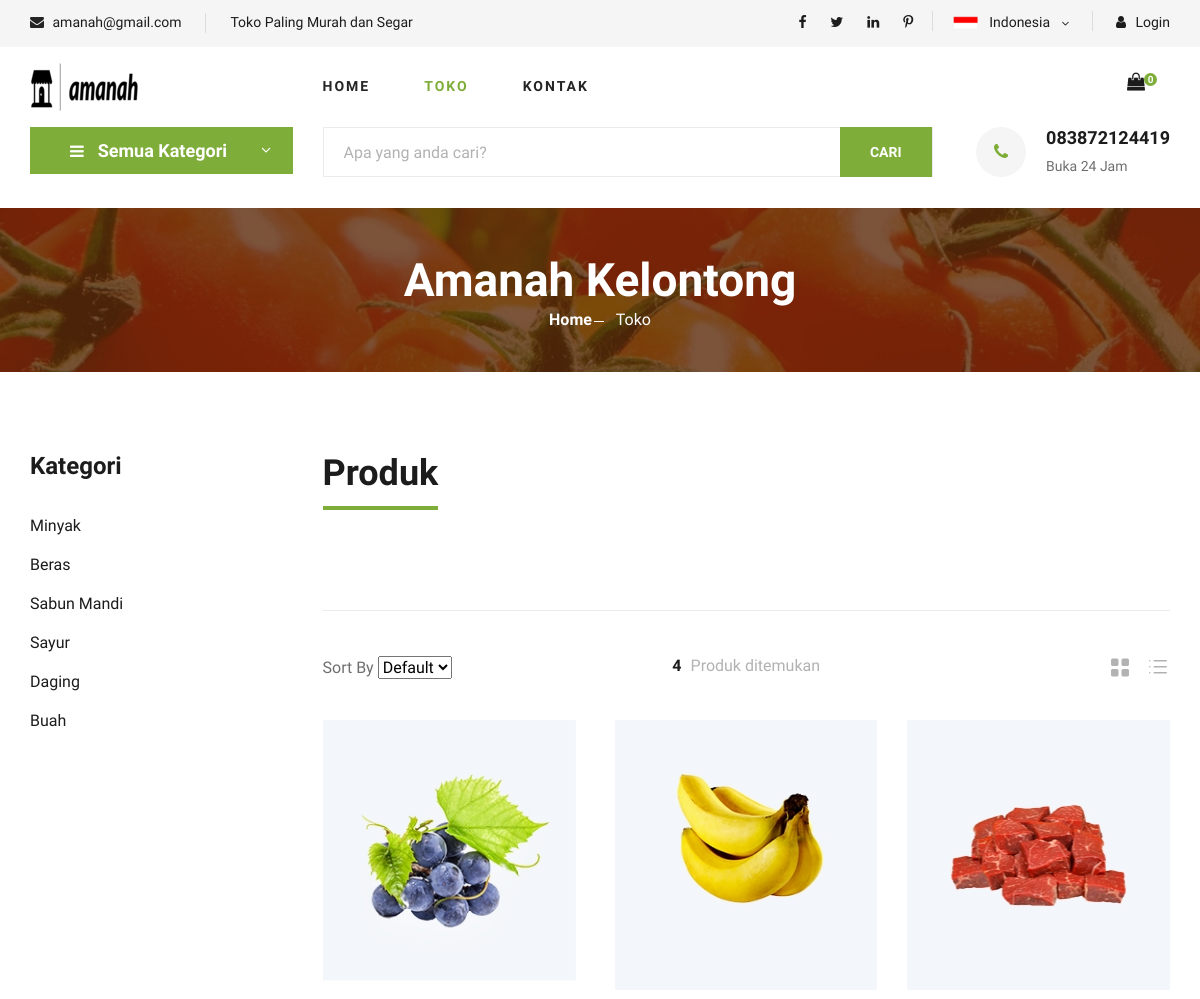
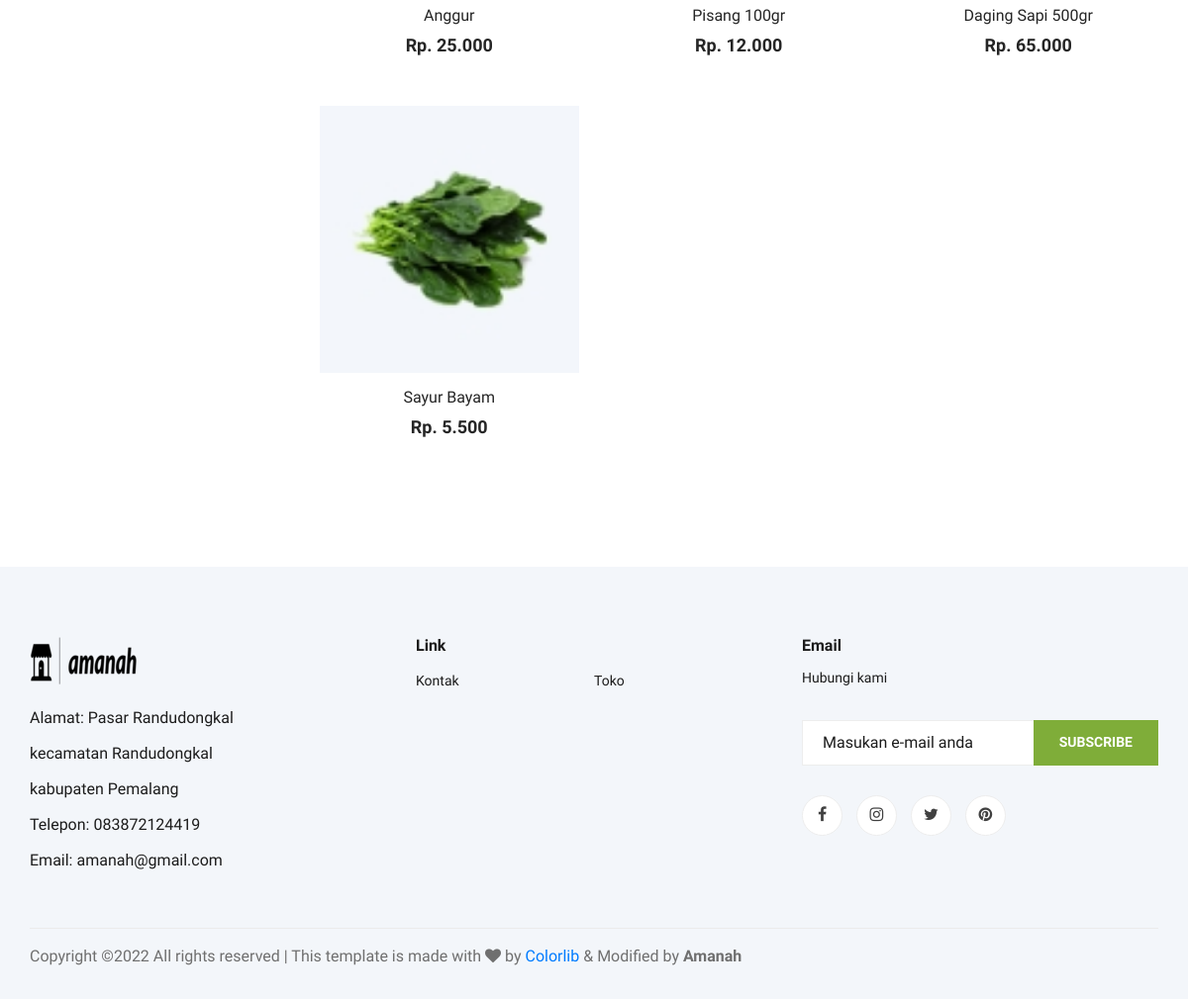
Screenshot of /index.php/toko with the database file from the repository (2 pictures, top to bottom).
### tables this page shows
CREATE TABLE `categories` (
  `cId` int(11) NOT NULL,
  `cName` varchar(200) NOT NULL,
  `cStatus` int(11) NOT NULL,
  `cDate` datetime NOT NULL,
  `adminId` int(11) NOT NULL
);

CREATE TABLE `products` (
  `pId` int(11) NOT NULL,
  `pName` varchar(200) NOT NULL,
  `pStatus` int(11) NOT NULL,
  `pDate` datetime NOT NULL,
  `categoryId` int(11) NOT NULL,
  `adminId` int(11) NOT NULL,
  `pDp` varchar(200) DEFAULT NULL,
  `harga` int(100) NOT NULL,
  `stok` int(11) NOT NULL
);

### application/controllers/Toko.php (called while the page is built, shortened)
<?php
class Toko extends CI_Controller {
	public function __construct()
		{
			$this->load->model('M_user');
		}
	public function index()
	{
		$data['getKategori']= $this->M_user->getKategori();
		$data['getProduk']  = $this->M_user->getProduk();
		$this->load->view('user/header');
		$this->load->view('user/topbar', $data);
		$this->load->view('user/toko', $data);
		$this->load->view('user/footer');
	}
}

### index.php (called while the page is built, shortened)
<?php
require_once BASEPATH.'core/CodeIgniter.php';

### application/models/M_user.php (called while the page is built, shortened)
<?php
    class M_user extends CI_Model{
        public function getKategori()
        {
            return $this->db->get('categories')->result();
        }
        public function getProduk()
        {
            $this->db->select('*');
            $this->db->from('products');
            $this->db->join('categories', 'cId=categoryId');
            $this->db->order_by('pId', 'desc');
            $this->db->limit('5');
            $query = $this->db->get();
            return $query->result();
        }
    }

### application/views/user/toko.php (the view, shortened to what this page needs)
    <section class="hero hero-normal">
        <div class="container">
            <div class="row">
                <div class="col-lg-3">
                    <div class="hero__categories">
                        <div class="hero__categories__all">
                            <i class="fa fa-bars"></i>
                            <span>Semua Kategori</span>
                        </div>
                    </div>
                </div>
                <div class="col-lg-9">
                    <div class="hero__search">
                        <div class="hero__search__form">
                            <form action="<?php echo base_url('toko/search') ?>" method="POST">
                                <input type="text" name="search" placeholder="Apa yang anda cari?">
                                <button type="submit" class="site-btn">CARI</button>
                            </form>
                        </div>
                        <div class="hero__search__phone">
                            <div class="hero__search__phone__icon">
                                <a href="https://api.whatsapp.com/send?phone=083872124419" target="blank" style="color: #7fad39;"><i class="fa fa-phone"></i></a>
                            </div>
                            <div class="hero__search__phone__text">
                                <h5>083872124419</h5>
                                <span>Buka 24 Jam</span>
                            </div>
                        </div>
                    </div>
                </div>
            </div>
        </div>
    </section>
<section class="breadcrumb-section set-bg" data-setbg="<?php echo base_url('assets/img/breadcrumb.jpg') ?>">
        <div class="container">
            <div class="row">
                <div class="col-lg-12 text-center">
                    <div class="breadcrumb__text">
                        <h2>Amanah Kelontong</h2>
                        <div class="breadcrumb__option">
                            <a href="./index.html">Home</a>
                            <span>Toko</span>
                        </div>
                    </div>
                </div>
            </div>
        </div>
    </section>
    <section class="product spad">
        <div class="container">
            <div class="row">
                <div class="col-lg-3 col-md-5">
                    <div class="sidebar">
                        <div class="sidebar__item">
                            <h4>Kategori</h4>
                            <ul>
                                <?php foreach($getKategori as $get) { ?>
                                    <li><a href="<?php echo base_url('toko/pencarian/').$get->cId ?>"><?php echo $get->cName ?></a></li>
                                <?php } ?>
                            </ul>
                        </div>
                    </div>
                </div>
                <div class="col-lg-9 col-md-7">
                    <div class="product__discount">
                        <div class="section-title product__discount__title">
                            <h2>Produk</h2>
                        </div>
                    </div>
                    <div class="filter__item">
                        <div class="row">
                            <div class="col-lg-4 col-md-5">
                                <div class="filter__sort">
                                    <span>Sort By</span>
                                    <select>
                                        <option value="0">Default</option>
                                    </select>
                                </div>
                            </div>
                            <div class="col-lg-4 col-md-4">
                                <div class="filter__found">
                                    <h6><span>
                                        <?php
                                            if(isset($getProduk))
                                                echo count($getProduk);
                                            elseif(isset($getProdukKategori))
                                                echo count($getProdukKategori);
                                            elseif(isset($getProdukSearch))
                                                echo count($getProdukSearch);
                                            else
                                                echo "0";
                                        ?>
                                    </span> Produk ditemukan</h6>
                                </div>
                            </div>
                            <div class="col-lg-4 col-md-3">
                                <div class="filter__option">
                                    <span class="icon_grid-2x2"></span>
                                    <span class="icon_ul"></span>
                                </div>
                            </div>
                        </div>
                    </div>
                    <div class="row">
                        <?php if(isset($getProduk)) { ?>
                            <?php foreach($getProduk as $produk) { ?>
                                <div class="col-lg-4 col-md-6 col-sm-6">
                                    <div class="product__item">
                                        <div class="product__item__pic set-bg" data-setbg="<?php echo base_url('assets/upload/produk/').$produk->pDp ?>">
                                        </div>
                                        <div class="product__item__text">
                                            <h6><a href="<?php echo base_url('toko/produk_detail/').$produk->pId ?>"><?php echo $produk->pName ?></a></h6>
                                            <h5>Rp. <?= number_format($produk->harga, 0,',','.') ?></h5>
                                        </div>
                                    </div>
                                </div>
                        <?php }} ?>
                    </div>
                </div>
            </div>
        </div>
    </section>

### rows the page displays
categories: cName "Minyak"
categories: cName "Beras"
categories: cName "Sabun Mandi"
categories: cName "Sayur"
categories: cName "Daging"
categories: cName "Buah"
products: shows a picture, pName "Anggur", harga "25.000"
products: shows a picture, pName "Pisang 100gr", harga "12.000"
products: shows a picture, pName "Daging Sapi 500gr", harga "65.000"
products: shows a picture, pName "Sayur Bayam", harga "5.500"

### other values shown
count($this->cart->contents()) "0"
count($getProduk) "4"
